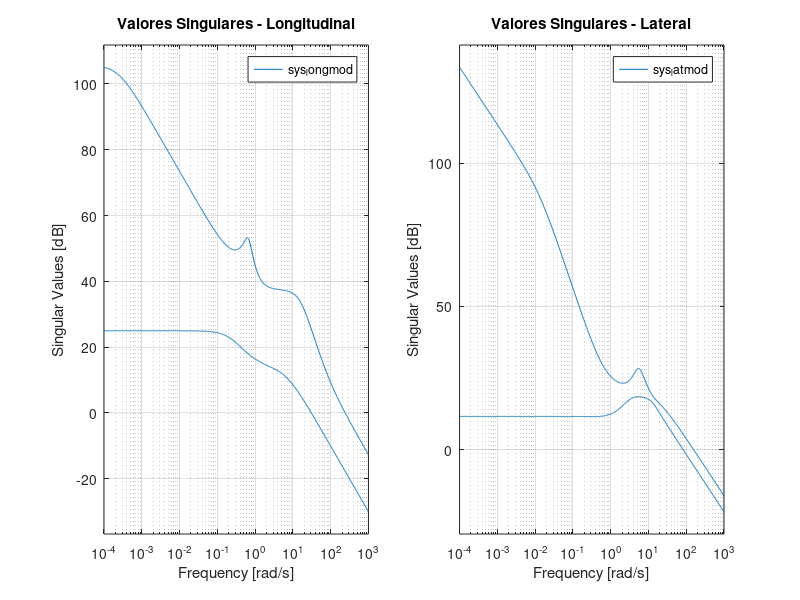
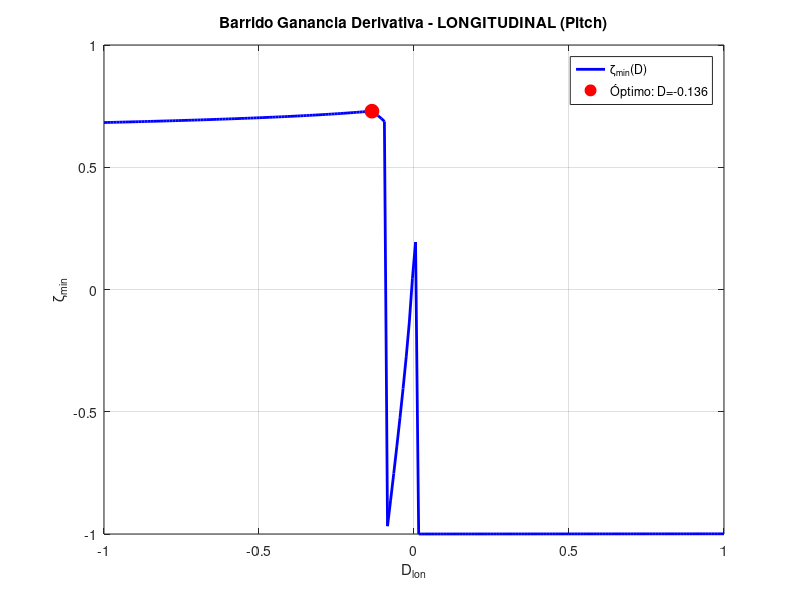
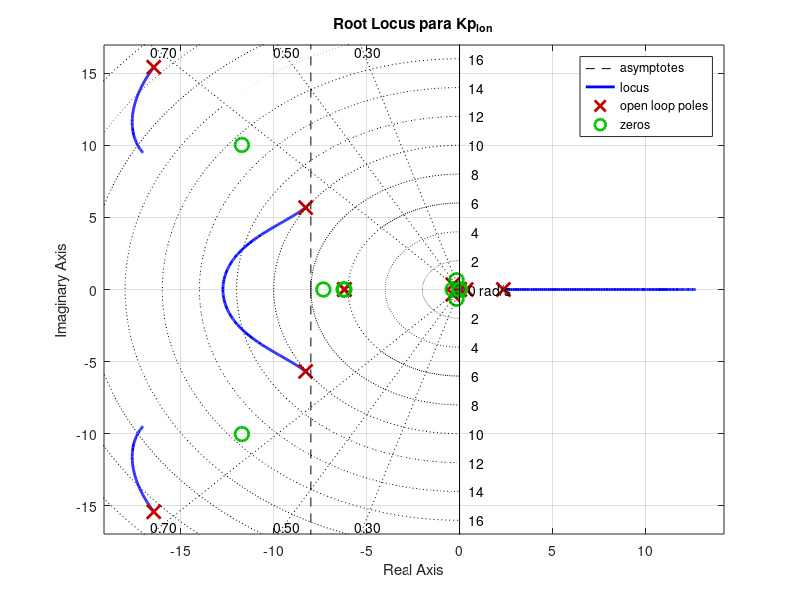
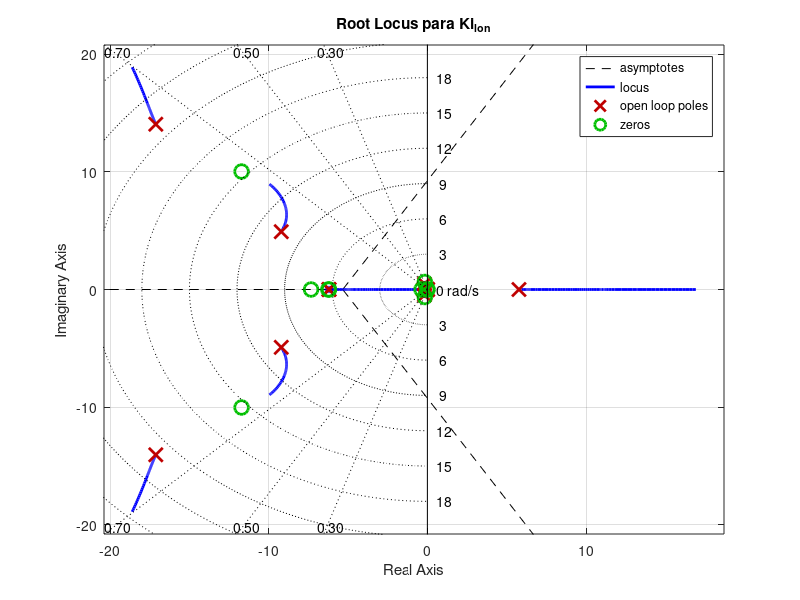

Write the MATLAB code that produced these figures, in order. (Note: this script raises an error after producing the figures.)
%% CONTROL ROBUSTO Y ANÁLISIS DE DESEMPEÑO: VEHÍCULO AÉREO NO TRIPULADO
% Universidad Nacional de Colombia
% Solución Completa - Modelos Reales del UAV
% Implementación CORRECTA: PI+D Longitudinal + Lateral + Direccional

clear all; close all; clc;

%% ========================================================================
% PARTE 0: CARGA Y PREPARACIÓN DE MODELOS REALES
% ========================================================================

fprintf('========================================\n');
fprintf('CARGA DE MODELOS REALES DEL UAV\n');
fprintf('========================================\n\n');

% MODELO LONGITUDINAL (6 estados, 2 entradas, 7 salidas)
A_longmod = [
    -0.5961   0.8011  -0.8710  -9.7915   0.0001   0.0126;
    -0.7454  -7.5810  15.7162  -0.5272  -0.0009   0;
     1.0417  -7.4269 -15.8518   0       -0.0000  -0.0132;
     0        0        1.0000   0        0        0;
    -0.0538   0.9986   0      -17.0000   0        0;
   135.8430   7.3147   0        0       -0.0827  -5.9187
];

B_longmod = [
     0.4681      0;
    -2.7109      0;
  -134.0661      0;
     0           0;
     0           0;
     0      2506.1
];

C_longmod = [
     0.9986   0.0538   0   0   0   0;
    -0.0032   0.0587   0   0   0   0;
     0        0        1   0   0   0;
     0        0        0   1   0   0;
     0        0        0   0  -1   0;
    -0.5961   0.8011   0.0431   0   0.0001   0.0126;
    -0.7454  -7.5810  -1.2592   0  -0.0009   0
];

D_longmod = zeros(7,2);

% MODELO LATERAL (5 estados, 2 entradas, 6 salidas)
A_latmod = [
    -0.8750   0.8751 -16.8197   9.7914   0;
    -2.8312 -16.1385   3.3768   0        0;
     1.7063   0.5154  -2.7828   0        0;
     0        1.0000   0.0538   0        0;
     0        0        1.0014   0        0
];

B_latmod = [
     0        5.3170;
  -156.9094  -5.0216;
    11.5366 -82.2714;
     0        0;
     0        0
];

C_latmod = [
     0.0588   0   0   0   0;
     0        1   0   0   0;
     0        0   1   0   0;
     0        0   0   1   0;
     0        0   0   0   1;
     0        0   0   0   0
];

D_latmod = zeros(6,2);

% Limpiar valores despreciables (Instrucción 1)
threshold = 1e-3;
A_longmod(abs(A_longmod) < threshold) = 0;
B_longmod(abs(B_longmod) < threshold) = 0;
C_longmod(abs(C_longmod) < threshold) = 0;
A_latmod(abs(A_latmod) < threshold) = 0;
B_latmod(abs(B_latmod) < threshold) = 0;
C_latmod(abs(C_latmod) < threshold) = 0;

fprintf('✓ Matrices limpiadas\n\n');

sys_longmod = ss(A_longmod, B_longmod, C_longmod, D_longmod);
sys_latmod = ss(A_latmod, B_latmod, C_latmod, D_latmod);

fprintf('📊 MODELOS CARGADOS:\n');
fprintf('  Longitudinal: %d estados, %d entradas, %d salidas\n', ...
    size(A_longmod,1), size(B_longmod,2), size(C_longmod,1));
fprintf('  Lateral:      %d estados, %d entradas, %d salidas\n', ...
    size(A_latmod,1), size(B_latmod,2), size(C_latmod,1));

%% ========================================================================
% PARTE 1: ANÁLISIS DE POLOS Y CEROS (Instrucción 2)
% ========================================================================

fprintf('\n========================================\n');
fprintf('ANÁLISIS DE POLOS Y CEROS\n');
fprintf('========================================\n\n');

polos_long = eig(A_longmod);
fprintf('🎯 POLOS LONGITUDINALES:\n');
for i = 1:length(polos_long)
    if abs(imag(polos_long(i))) > 1e-6
        wn = abs(polos_long(i));
        zeta = -real(polos_long(i))/wn;
        fprintf('  p%d = %.4f ± %.4fj  (ωn=%.4f, ζ=%.4f)\n', i, ...
            real(polos_long(i)), abs(imag(polos_long(i))), wn, zeta);
    else
        fprintf('  p%d = %.4f\n', i, polos_long(i));
    end
end

polos_lat = eig(A_latmod);
fprintf('\n🎯 POLOS LATERALES:\n');
for i = 1:length(polos_lat)
    if abs(imag(polos_lat(i))) > 1e-6
        wn = abs(polos_lat(i));
        zeta = -real(polos_lat(i))/wn;
        fprintf('  p%d = %.4f ± %.4fj  (ωn=%.4f, ζ=%.4f)\n', i, ...
            real(polos_lat(i)), abs(imag(polos_lat(i))), wn, zeta);
    else
        fprintf('  p%d = %.4f\n', i, polos_lat(i));
    end
end

if all(real(polos_long) < 0)
    fprintf('\n✓ Sistema longitudinal ESTABLE\n');
else
    fprintf('\n✗ Sistema longitudinal INESTABLE\n');
end

if all(real(polos_lat) < 0)
    fprintf('✓ Sistema lateral ESTABLE\n');
else
    fprintf('✗ Sistema lateral INESTABLE\n');
end

%% ========================================================================
% PARTE 2: BARRIDO DE AMORTIGUAMIENTO (Instrucción 3)
% ========================================================================

fprintf('\n========================================\n');
fprintf('BARRIDO DE AMORTIGUAMIENTO\n');
fprintf('========================================\n\n');

all_poles = [polos_long; polos_lat];
zetas = [];
wns = [];

for i = 1:length(all_poles)
    if abs(imag(all_poles(i))) > 1e-6
        wn = abs(all_poles(i));
        zeta = -real(all_poles(i))/wn;
        zetas = [zetas; zeta];
        wns = [wns; wn];
    end
end

[min_zeta, idx_min] = min(zetas);

fprintf('⚠️  PEOR AMORTIGUAMIENTO: ζ = %.4f\n', min_zeta);
fprintf('    ωn = %.4f rad/s (%.2f Hz)\n\n', wns(idx_min), wns(idx_min)/(2*pi));

%% ========================================================================
% PARTE 3: ANÁLISIS DE ACOPLAMIENTO (Instrucciones 4 y 5)
% ========================================================================

fprintf('========================================\n');
fprintf('ANÁLISIS DE ACOPLAMIENTO\n');
fprintf('========================================\n\n');

% Instrucción 4: Heading
fprintf('🔗 ACOPLAMIENTO DEL HEADING (ψ):\n');
coupling_matrix = abs(A_latmod);
coupling_heading = coupling_matrix(5,:) + coupling_matrix(:,5)';
coupling_heading(5) = 0;

state_names_lat = {'v', 'p', 'r', 'φ', 'ψ'};
[max_coupling, max_idx] = max(coupling_heading);
fprintf('  Estado más acoplado: %s (%.4f)\n\n', state_names_lat{max_idx}, max_coupling);

% Instrucción 5: Vel x Rotación
fprintf('🔄 ACOPLAMIENTO u ↔ q:\n');
fprintf('  u → q: %.4f\n', A_longmod(3,1));
fprintf('  q → u: %.4f\n\n', A_longmod(1,3));

% Instrucción 6: Canal acelerador
fprintf('⚙️  CANAL ACELERADOR: B(6,2) = %.1f\n\n', B_longmod(6,2));

%% ========================================================================
% PARTE 4: VALORES SINGULARES
% ========================================================================

freq = logspace(-4, 3, 1000);

figure('Name', 'Valores Singulares', 'Position', [100 100 1200 400]);
subplot(1,2,1);
sigma(sys_longmod, freq);
title('Valores Singulares - Longitudinal');
grid on;

subplot(1,2,2);
sigma(sys_latmod, freq);
title('Valores Singulares - Lateral');
grid on;

%% ========================================================================
% PARTE 5: DISEÑO PI+D LONGITUDINAL (PITCH)
% ========================================================================

fprintf('========================================\n');
fprintf('DISEÑO PI+D LONGITUDINAL (PITCH)\n');
fprintf('========================================\n\n');

% Extraer G1 (δe→θ) y G2 (δe→q)
[num_G1_lon, den_G1_lon] = ss2tf(A_longmod, B_longmod(:,1), C_longmod(4,:), D_longmod(4,1));
G1_lon = tf(num_G1_lon, den_G1_lon);

[num_G2_lon, den_G2_lon] = ss2tf(A_longmod, B_longmod(:,1), C_longmod(3,:), D_longmod(3,1));
G2_lon = tf(num_G2_lon, den_G2_lon);

fprintf('✓ G1_lon: δe → θ\n');
fprintf('✓ G2_lon: δe → q\n\n');

% Barrido de D longitudinal
D_values_lon = linspace(-1, 1, 200);
min_zeta_lon = zeros(size(D_values_lon));

fprintf('Barrido de D_lon...\n');
for k = 1:length(D_values_lon)
    D = D_values_lon(k);
    try
        G_inner_temp = feedback(G1_lon, D*G2_lon, -1);
        polos_inner = pole(G_inner_temp);
        
        zetas_temp = [];
        for i = 1:length(polos_inner)
            if abs(imag(polos_inner(i))) > 1e-6
                wn = abs(polos_inner(i));
                zeta = -real(polos_inner(i))/wn;
                zetas_temp = [zetas_temp; zeta];
            end
        end
        
        if ~isempty(zetas_temp)
            min_zeta_lon(k) = min(zetas_temp);
        else
            min_zeta_lon(k) = 1;
        end
    catch
        min_zeta_lon(k) = -10;
    end
end

[max_zeta_lon, idx_max_lon] = max(min_zeta_lon);
D_opt_lon = D_values_lon(idx_max_lon);

fprintf('✓ D_lon óptimo = %.4f (ζ = %.4f)\n\n', D_opt_lon, max_zeta_lon);

figure('Name', 'Barrido D - Longitudinal');
plot(D_values_lon, min_zeta_lon, 'b-', 'LineWidth', 2);
hold on;
plot(D_opt_lon, max_zeta_lon, 'ro', 'MarkerSize', 10, 'MarkerFaceColor', 'r');
xlabel('D_{lon}'); ylabel('ζ_{min}');
title('Barrido Ganancia Derivativa - LONGITUDINAL (Pitch)');
grid on;
legend('ζ_{min}(D)', sprintf('Óptimo: D=%.3f', D_opt_lon));
hold off;

% Sistema interno longitudinal
G_inner_lon = feedback(G1_lon, D_opt_lon*G2_lon, -1);

% Root Locus Kp
figure('Name', 'Root Locus Kp - Longitudinal');
rlocus(G_inner_lon);
title('Root Locus para Kp_{lon}');
grid on; sgrid([0.3 0.5 0.7], []);

Kp_lon = 0.75;
fprintf('Kp_lon = %.3f\n', Kp_lon);

% Root Locus Ki
s = tf('s');
figure('Name', 'Root Locus Ki - Longitudinal');
% CORRECTO
G_with_Kp = feedback(G_inner_lon * Kp_lon, 1);
rlocus(G_with_Kp / s);title('Root Locus para Ki_{lon}');
grid on; sgrid([0.3 0.5 0.7], []);

Ki_lon = 0.437;
fprintf('Ki_lon = %.3f\n\n', Ki_lon);

% Controlador PI+D longitudinal
C_PI_lon = Kp_lon + Ki_lon/s;
T_lon_pid = feedback(G_inner_lon * C_PI_lon, 1);

fprintf('✓ PI+D LONGITUDINAL:\n');
fprintf('  D  = %.4f\n', D_opt_lon);
fprintf('  Kp = %.4f\n', Kp_lon);
fprintf('  Ki = %.4f\n\n', Ki_lon);

%% ========================================================================
% PARTE 6: DISEÑO PI+D LATERAL (ROLL - φ)
% ========================================================================

fprintf('========================================\n');
fprintf('DISEÑO PI+D LATERAL (ROLL)\n');
fprintf('========================================\n\n');

% Extraer G1_roll (δa→φ) y G2_roll (δa→p)
[num_G1_roll, den_G1_roll] = ss2tf(A_latmod, B_latmod(:,1), C_latmod(4,:), D_latmod(4,1));
G1_roll = tf(num_G1_roll, den_G1_roll);

[num_G2_roll, den_G2_roll] = ss2tf(A_latmod, B_latmod(:,1), C_latmod(2,:), D_latmod(2,1));
G2_roll = tf(num_G2_roll, den_G2_roll);

fprintf('✓ G1_roll: δa → φ (roll angle)\n');
fprintf('✓ G2_roll: δa → p (roll rate)\n\n');

% Barrido de D roll
D_values_roll = linspace(-1, 1, 200);
min_zeta_roll = zeros(size(D_values_roll));

fprintf('Barrido de D_roll...\n');
for k = 1:length(D_values_roll)
    D = D_values_roll(k);
    try
        G_inner_temp = feedback(G1_roll, D*G2_roll, -1);
        polos_inner = pole(G_inner_temp);
        
        zetas_temp = [];
        for i = 1:length(polos_inner)
            if abs(imag(polos_inner(i))) > 1e-6
                wn = abs(polos_inner(i));
                zeta = -real(polos_inner(i))/wn;
                zetas_temp = [zetas_temp; zeta];
            end
        end
        
        if ~isempty(zetas_temp)
            min_zeta_roll(k) = min(zetas_temp);
        else
            min_zeta_roll(k) = 1;
        end
    catch
        min_zeta_roll(k) = -10;
    end
end

[max_zeta_roll, idx_max_roll] = max(min_zeta_roll);
D_opt_roll = D_values_roll(idx_max_roll);

fprintf('✓ D_roll óptimo = %.4f (ζ = %.4f)\n\n', D_opt_roll, max_zeta_roll);

figure('Name', 'Barrido D - Roll');
plot(D_values_roll, min_zeta_roll, 'b-', 'LineWidth', 2);
hold on;
plot(D_opt_roll, max_zeta_roll, 'ro', 'MarkerSize', 10, 'MarkerFaceColor', 'r');
xlabel('D_{roll}'); ylabel('ζ_{min}');
title('Barrido Ganancia Derivativa - LATERAL (Roll)');
grid on;
legend('ζ_{min}(D)', sprintf('Óptimo: D=%.3f', D_opt_roll));
hold off;

% Sistema interno roll
G_inner_roll = feedback(G1_roll, D_opt_roll*G2_roll, -1);

% Root Locus Kp roll
figure('Name', 'Root Locus Kp - Roll');
rlocus(G_inner_roll);
title('Root Locus para Kp_{roll}');
grid on; sgrid([0.3 0.5 0.7], []);

Kp_roll = 0.7;
fprintf('Kp_roll = %.3f\n', Kp_roll);

% Root Locus Ki roll
figure('Name', 'Root Locus Ki - Roll');
% CORRECTO
G_with_Kp_roll = feedback(G_inner_roll * Kp_roll, 1);
rlocus(G_with_Kp_roll / s);
title('Root Locus para Ki_{roll}');
grid on; sgrid([0.3 0.5 0.7], []);


Ki_roll = 0.05;
fprintf('Ki_roll = %.3f\n\n', Ki_roll);

% Controlador PI+D roll
C_PI_roll = Kp_roll + Ki_roll/s;
T_roll = feedback(G_inner_roll * C_PI_roll, 1);

fprintf('✓ PI+D ROLL:\n');
fprintf('  D  = %.4f\n', D_opt_roll);
fprintf('  Kp = %.4f\n', Kp_roll);
fprintf('  Ki = %.4f\n\n', Ki_roll);

%% ========================================================================
% PARTE 7: DISEÑO PI+D DIRECCIONAL (YAW - ψ)
% ========================================================================

fprintf('========================================\n');
fprintf('DISEÑO PI+D DIRECCIONAL (YAW)\n');
fprintf('========================================\n\n');

% Extraer G1_yaw (δr→ψ) y G2_yaw (δr→r)
[num_G1_yaw, den_G1_yaw] = ss2tf(A_latmod, B_latmod(:,2), C_latmod(5,:), D_latmod(5,2));
G1_yaw = tf(num_G1_yaw, den_G1_yaw);

[num_G2_yaw, den_G2_yaw] = ss2tf(A_latmod, B_latmod(:,2), C_latmod(3,:), D_latmod(3,2));
G2_yaw = tf(num_G2_yaw, den_G2_yaw);

fprintf('✓ G1_yaw: δr → ψ (yaw angle)\n');
fprintf('✓ G2_yaw: δr → r (yaw rate)\n\n');

% Barrido de D yaw
D_values_yaw = linspace(-1, 1, 200);
min_zeta_yaw = zeros(size(D_values_yaw));

fprintf('Barrido de D_yaw...\n');
for k = 1:length(D_values_yaw)
    D = D_values_yaw(k);
    try
        G_inner_temp = feedback(G1_yaw, D*G2_yaw, -1);
        polos_inner = pole(G_inner_temp);
        
        zetas_temp = [];
        for i = 1:length(polos_inner)
            if abs(imag(polos_inner(i))) > 1e-6
                wn = abs(polos_inner(i));
                zeta = -real(polos_inner(i))/wn;
                zetas_temp = [zetas_temp; zeta];
            end
        end
        
        if ~isempty(zetas_temp)
            min_zeta_yaw(k) = min(zetas_temp);
        else
            min_zeta_yaw(k) = 1;
        end
    catch
        min_zeta_yaw(k) = -10;
    end
end

[max_zeta_yaw, idx_max_yaw] = max(min_zeta_yaw);
D_opt_yaw = D_values_yaw(idx_max_yaw);

fprintf('✓ D_yaw óptimo = %.4f (ζ = %.4f)\n\n', D_opt_yaw, max_zeta_yaw);

figure('Name', 'Barrido D - Yaw');
plot(D_values_yaw, min_zeta_yaw, 'b-', 'LineWidth', 2);
hold on;
plot(D_opt_yaw, max_zeta_yaw, 'ro', 'MarkerSize', 10, 'MarkerFaceColor', 'r');
xlabel('D_{yaw}'); ylabel('ζ_{min}');
title('Barrido Ganancia Derivativa - DIRECCIONAL (Yaw)');
grid on;
legend('ζ_{min}(D)', sprintf('Óptimo: D=%.3f', D_opt_yaw));
hold off;

% Sistema interno yaw
G_inner_yaw = feedback(G1_yaw, D_opt_yaw*G2_yaw, -1);

% Root Locus Kp yaw
figure('Name', 'Root Locus Kp - Yaw');
rlocus(G_inner_yaw);
title('Root Locus para Kp_{yaw}');
grid on; sgrid([0.3 0.5 0.7], []);

Kp_yaw = 0.7;
fprintf('Kp_yaw = %.3f\n', Kp_yaw);

% Root Locus Ki yaw
figure('Name', 'Root Locus Ki - Yaw');
% CORRECTO
G_with_Kp_yaw = feedback(G_inner_yaw * Kp_yaw, 1);
rlocus(G_with_Kp_yaw / s);
title('Root Locus para Ki_{yaw}');
grid on; sgrid([0.3 0.5 0.7], []);

Ki_yaw = 0.1;
fprintf('Ki_yaw = %.3f\n\n', Ki_yaw);

% Controlador PI+D yaw
C_PI_yaw = Kp_yaw + Ki_yaw/s;
T_yaw = feedback(G_inner_yaw * C_PI_yaw, 1);

fprintf('✓ PI+D YAW:\n');
fprintf('  D  = %.4f\n', D_opt_yaw);
fprintf('  Kp = %.4f\n', Kp_yaw);
fprintf('  Ki = %.4f\n\n', Ki_yaw);

%% ========================================================================
% PARTE 8: DISEÑO H-INFINITY
% ========================================================================

fprintf('========================================\n');
fprintf('DISEÑO H∞\n');
fprintf('========================================\n\n');

M = 2; w0 = 10; epsilon = 0.01;
W1 = tf([1/M w0], [1 w0*epsilon]);
W2 = tf([1 10], [1 100]);
W3 = tf([1 20], [0.5 20]);

P_lon = augw(G1_lon, W1, W2, W3);
P_roll = augw(G1_roll, W1, W2, W3);
P_yaw = augw(G1_yaw, W1, W2, W3);

[K_hinf_lon, ~, gamma_lon] = hinfsyn(P_lon, 1, 1);
[K_hinf_roll, ~, gamma_roll] = hinfsyn(P_roll, 1, 1);
[K_hinf_yaw, ~, gamma_yaw] = hinfsyn(P_yaw, 1, 1);

T_lon_hinf = feedback(G1_lon * K_hinf_lon, 1);
T_roll_hinf = feedback(G1_roll * K_hinf_roll, 1);
T_yaw_hinf = feedback(G1_yaw * K_hinf_yaw, 1);

fprintf('✓ γ_lon  = %.3f\n', gamma_lon);
fprintf('✓ γ_roll = %.3f\n', gamma_roll);
fprintf('✓ γ_yaw  = %.3f\n\n', gamma_yaw);

%% ========================================================================
% PARTE 9: COMPARACIONES PI+D vs H∞
% ========================================================================

figure('Name', 'Comparación PI+D vs H∞', 'Position', [100 100 1400 400]);

subplot(1,3,1);
step(T_lon_pid, 'b-', T_lon_hinf, 'r--', 10);
title('LONGITUDINAL (θ)');
xlabel('Tiempo (s)'); ylabel('θ (rad)');
legend('PI+D', 'H∞', 'Location', 'best');
grid on;

subplot(1,3,2);
step(T_roll, 'b-', T_roll_hinf, 'r--', 10);
title('LATERAL (φ - Roll)');
xlabel('Tiempo (s)'); ylabel('φ (rad)');
legend('PI+D', 'H∞', 'Location', 'best');
grid on;

subplot(1,3,3);
step(T_yaw, 'b-', T_yaw_hinf, 'r--', 10);
title('DIRECCIONAL (ψ - Yaw)');
xlabel('Tiempo (s)'); ylabel('ψ (rad)');
legend('PI+D', 'H∞', 'Location', 'best');
grid on;

